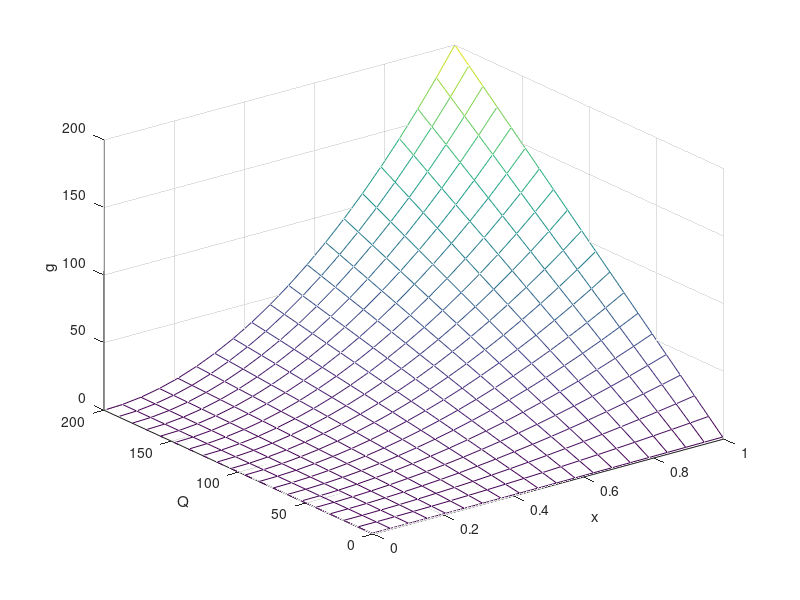

This figure's MATLAB source:
function DrawSaddlePoint2

h = 1;
p = 2;
K = 20;
lambda = 10;
x = linspace(0, 1, 20);
q = linspace(1, 200, 20);

[X,Q] = meshgrid(x,q);
Z = h.*Q.*(1 - X.*X)/2 + p*Q.*X.*X/2 + K*lambda./Q;
Z = Q.*X.^2;
mesh(X,Q,Z);

xlabel('x');
ylabel('Q');
zlabel('g');
end

